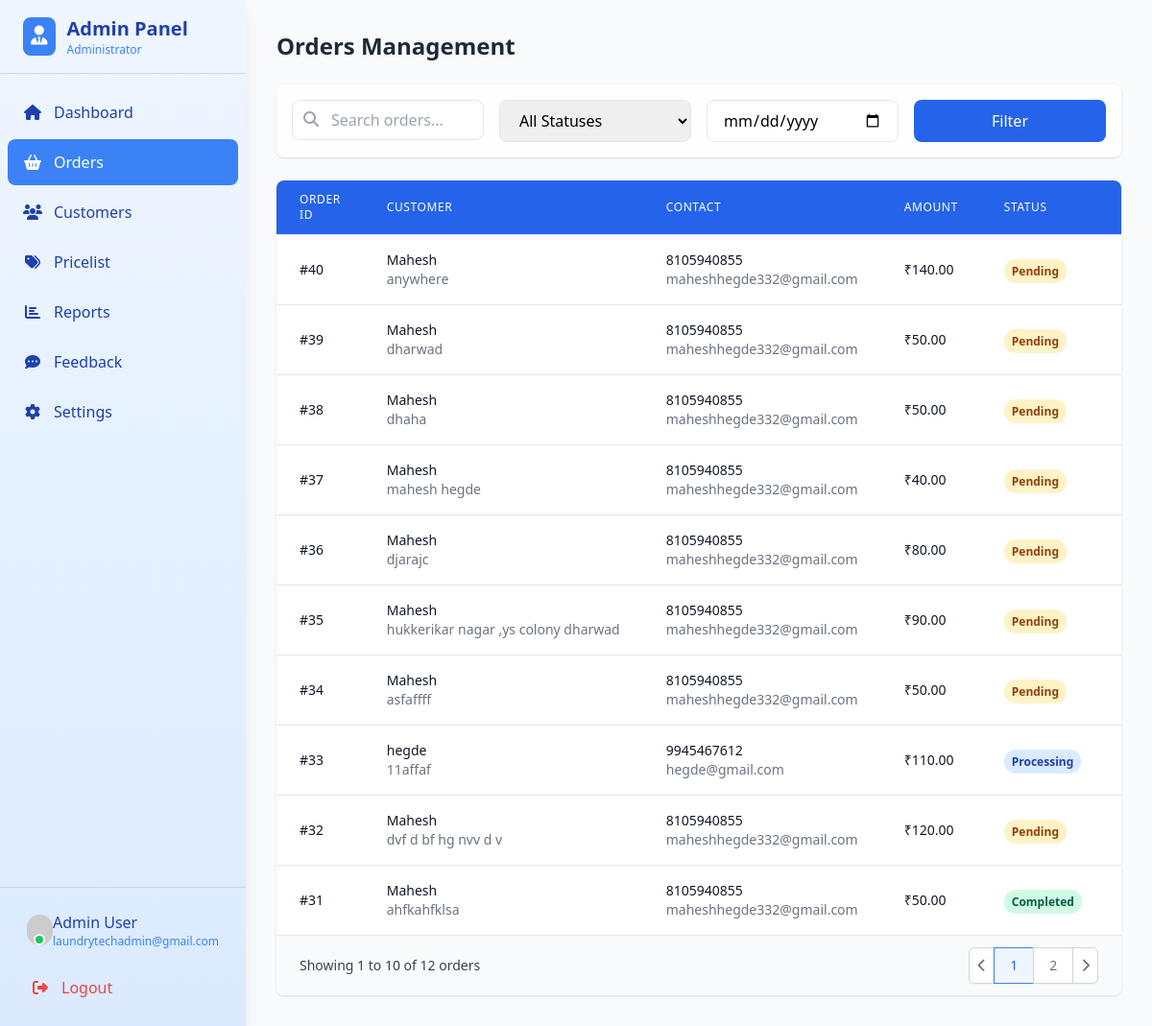
/admin/orders.php (signed in), run on the app's committed database.
### tables this page shows
CREATE TABLE IF NOT EXISTS `orders` (
  `id` int NOT NULL AUTO_INCREMENT,
  `customer_id` int DEFAULT NULL,
  `customer_name` varchar(100) DEFAULT NULL,
  `customer_email` varchar(100) DEFAULT NULL,
  `customer_phone` varchar(20) DEFAULT NULL,
  `total_price` int NOT NULL,
  `pickup_date` date DEFAULT NULL,
  `pickup_time` time DEFAULT NULL,
  `pickup_address` text,
  `created_at` timestamp NULL DEFAULT CURRENT_TIMESTAMP,
  `status` enum('pending','processing','completed','out_for_delivery') NOT NULL DEFAULT 'pending',
  PRIMARY KEY (`id`),
  KEY `customer_id` (`customer_id`)
);

### admin/orders.php (the view, shortened to what this page needs)
<?php
require_once 'config.php';
$records_per_page = 10;
$page = isset($_GET['page']) ? (int)$_GET['page'] : 1;
$offset = ($page - 1) * $records_per_page;
$search = isset($_GET['search']) ? htmlspecialchars($_GET['search']) : '';
$status_filter = isset($_GET['status']) ? htmlspecialchars($_GET['status']) : '';
$date_filter = isset($_GET['date']) ? htmlspecialchars($_GET['date']) : '';
$where_conditions = [];
$params = [];
$where_clause = $where_conditions ? 'WHERE ' . implode(' AND ', $where_conditions) : '';
$total_query = "SELECT COUNT(*) FROM orders $where_clause";
$total_stmt = $pdo->prepare($total_query);
$total_stmt->execute($params);
$total_rows = $total_stmt->fetchColumn();
$total_pages = ceil($total_rows / $records_per_page);
$query = "SELECT * FROM orders $where_clause ORDER BY created_at DESC LIMIT :offset, :limit";
$stmt = $pdo->prepare($query);
$stmt->bindValue(':offset', $offset, PDO::PARAM_INT);
$stmt->bindValue(':limit', $records_per_page, PDO::PARAM_INT);
$stmt->execute();
$orders = $stmt->fetchAll(PDO::FETCH_ASSOC);
?>
<!DOCTYPE html>
<html lang="en">
<head>
    <link href="https://cdn.jsdelivr.net/npm/tailwindcss@2.2.19/dist/tailwind.min.css" rel="stylesheet">
    <link rel="stylesheet" href="https://cdnjs.cloudflare.com/ajax/libs/font-awesome/6.4.0/css/all.min.css">
</head>
<body class="bg-gray-50">
    <?php include 'sidebar.php'; ?>
    <div class="ml-64 p-8">
        <div class="max-w-7xl mx-auto">
            <div class="flex justify-between items-center mb-6">
                <h1 class="text-2xl font-bold text-gray-800">Orders Management</h1>
            </div>
            <div class="glass-card p-4 rounded-lg shadow mb-6">
                <form method="get" class="grid grid-cols-1 md:grid-cols-4 gap-4">
                    <div class="relative">
                        <input type="text" name="search" placeholder="Search orders..."
                               value="<?= $search ?>"
                               class="w-full pl-10 pr-4 py-2 border rounded-lg focus:ring-2 focus:ring-blue-500 focus:border-blue-500">
                        <i class="fas fa-search absolute left-3 top-3 text-gray-400"></i>
                    </div>
                    <select name="status" class="border rounded-lg px-4 py-2 focus:ring-2 focus:ring-blue-500 focus:border-blue-500">
                        <option value="">All Statuses</option>
                    </select>
                    <input type="date" name="date" value="<?= $date_filter ?>"
                           class="border rounded-lg px-4 py-2 focus:ring-2 focus:ring-blue-500 focus:border-blue-500">
                    <div class="flex space-x-2">
                        <button type="submit" class="bg-blue-600 text-white px-4 py-2 rounded-lg hover:bg-blue-700 flex-1">
                            Filter
                        </button>
                    </div>
                </form>
            </div>
            <div class="glass-card rounded-lg shadow overflow-hidden">
                <div class="table-container">
                    <table class="min-w-full divide-y divide-gray-200">
                        <thead class="bg-blue-600">
                            <tr>
                                <th class="px-6 py-3 text-left text-xs font-medium text-white uppercase tracking-wider">Order ID</th>
                                <th class="px-6 py-3 text-left text-xs font-medium text-white uppercase tracking-wider">Customer</th>
                                <th class="px-6 py-3 text-left text-xs font-medium text-white uppercase tracking-wider">Contact</th>
                                <th class="px-6 py-3 text-left text-xs font-medium text-white uppercase tracking-wider">Amount</th>
                                <th class="px-6 py-3 text-left text-xs font-medium text-white uppercase tracking-wider">Status</th>
                                <th class="px-6 py-3 text-left text-xs font-medium text-white uppercase tracking-wider">Booking</th>
                            </tr>
                        </thead>
                        <tbody class="bg-white divide-y divide-gray-200">
                            <?php if (count($orders) > 0): ?>
                                <?php foreach ($orders as $order): ?>
                                    <tr class="hover:bg-gray-50">
                                        <td class="px-6 py-4 whitespace-nowrap text-sm font-medium text-gray-900">#<?= $order['id'] ?></td>
                                        <td class="px-6 py-4 whitespace-nowrap">
                                            <div class="text-sm font-medium text-gray-900"><?= htmlspecialchars($order['customer_name']) ?></div>
                                            <div class="text-sm text-gray-500"><?= htmlspecialchars($order['pickup_address']) ?></div>
                                        </td>
                                        <td class="px-6 py-4 whitespace-nowrap">
                                            <div class="text-sm text-gray-900"><?= htmlspecialchars($order['customer_phone']) ?></div>
                                            <div class="text-sm text-gray-500"><?= htmlspecialchars($order['customer_email']) ?></div>
                                        </td>
                                        <td class="px-6 py-4 whitespace-nowrap text-sm text-gray-900">
                                            ₹<?= number_format($order['total_price'], 2) ?>
                                        </td>
                                        <td class="px-6 py-4 whitespace-nowrap">
                                            <span class="status-badge status-<?= $order['status'] ?>">
                                                <?= ucfirst($order['status']) ?>
                                            </span>
                                        </td>
                                        <td class="px-6 py-4 whitespace-nowrap text-sm text-gray-500">
                                        </td>
                                    </tr>
                                <?php endforeach; ?>
                            <?php endif; ?>
                        </tbody>
                    </table>
                </div>
                <?php if ($total_pages > 1): ?>
                    <div class="bg-gray-50 px-4 py-3 flex items-center justify-between border-t border-gray-200 sm:px-6">
                        <div class="hidden sm:flex-1 sm:flex sm:items-center sm:justify-between">
                            <div>
                                <p class="text-sm text-gray-700">
                                    Showing <span class="font-medium"><?= $offset + 1 ?></span> to <span class="font-medium"><?= min($offset + $records_per_page, $total_rows) ?></span> of <span class="font-medium"><?= $total_rows ?></span> orders
                                </p>
                            </div>
                            <div>
                                <nav class="relative z-0 inline-flex rounded-md shadow-sm -space-x-px" aria-label="Pagination">
                                    <a href="?page=<?= $page > 1 ? $page - 1 : 1 ?>&search=<?= urlencode($search) ?>&status=<?= $status_filter ?>&date=<?= $date_filter ?>"
                                       class="relative inline-flex items-center px-2 py-2 rounded-l-md border border-gray-300 bg-white text-sm font-medium text-gray-500 hover:bg-gray-50">
                                        <i class="fas fa-chevron-left"></i>
                                    </a>
                                    <?php for ($i = 1; $i <= $total_pages; $i++): ?>
                                        <a href="?page=<?= $i ?>&search=<?= urlencode($search) ?>&status=<?= $status_filter ?>&date=<?= $date_filter ?>"
                                           class="<?= $i == $page ? 'bg-blue-50 border-blue-500 text-blue-600' : 'bg-white border-gray-300 text-gray-500 hover:bg-gray-50' ?> relative inline-flex items-center px-4 py-2 border text-sm font-medium">
                                            <?= $i ?>
                                        </a>
                                    <?php endfor; ?>
                                    <a href="?page=<?= $page < $total_pages ? $page + 1 : $total_pages ?>&search=<?= urlencode($search) ?>&status=<?= $status_filter ?>&date=<?= $date_filter ?>"
                                       class="relative inline-flex items-center px-2 py-2 rounded-r-md border border-gray-300 bg-white text-sm font-medium text-gray-500 hover:bg-gray-50">
                                        <i class="fas fa-chevron-right"></i>
                                    </a>
                                </nav>
                            </div>
                        </div>
                    </div>
                <?php endif; ?>
            </div>
        </div>
    </div>
</body>
</html>

### admin/orders.php (style rules this page uses)
.glass-card { background: rgba(255, 255, 255, 0.8); backdrop-filter: blur(12px); -webkit-backdrop-filter: blur(12px); }
.status-badge { padding: 4px 8px; border-radius: 12px; font-size: 12px; font-weight: 600; }
.status-pending { background-color: #FEF3C7; color: #92400E; }
.status-processing { background-color: #DBEAFE; color: #1E40AF; }
.status-completed { background-color: #D1FAE5; color: #065F46; }
.table-container { overflow-x: auto; }

### data on the page
orders: id "40", customer_name "Mahesh", pickup_address "anywhere", customer_phone "8105940855", customer_email "maheshhegde332@gmail.com", total_price "140.00", status "Pending"
orders: id "39", customer_name "Mahesh", pickup_address "dharwad", customer_phone "8105940855", customer_email "maheshhegde332@gmail.com", total_price "50.00", status "Pending"
orders: id "38", customer_name "Mahesh", pickup_address "dhaha", customer_phone "8105940855", customer_email "maheshhegde332@gmail.com", total_price "50.00", status "Pending"
orders: id "37", customer_name "Mahesh", pickup_address "mahesh hegde", customer_phone "8105940855", customer_email "maheshhegde332@gmail.com", total_price "40.00", status "Pending"
orders: id "36", customer_name "Mahesh", pickup_address "djarajc", customer_phone "8105940855", customer_email "maheshhegde332@gmail.com", total_price "80.00", status "Pending"
orders: id "35", customer_name "Mahesh", pickup_address "hukkerikar nagar ,ys colony dharwad", customer_phone "8105940855", customer_email "maheshhegde332@gmail.com", total_price "90.00", status "Pending"
orders: id "34", customer_name "Mahesh", pickup_address "asfaffff", customer_phone "8105940855", customer_email "maheshhegde332@gmail.com", total_price "50.00", status "Pending"
orders: id "33", customer_name "hegde", pickup_address "11affaf", customer_phone "9945467612", customer_email "hegde@gmail.com", total_price "110.00", status "Processing"
orders: id "32", customer_name "Mahesh", pickup_address "dvf d bf hg nvv d v", customer_phone "8105940855", customer_email "maheshhegde332@gmail.com", total_price "120.00", status "Pending"
orders: id "31", customer_name "Mahesh", pickup_address "ahfkahfklsa", customer_phone "8105940855", customer_email "maheshhegde332@gmail.com", total_price "50.00", status "Completed"

### other printed values
$offset + 1 "1"
min($offset + $records_per_page, $total_rows) "10"
$total_rows "12"
